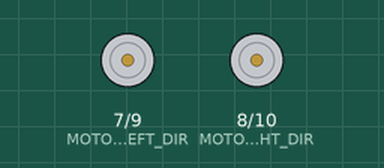
Recording of a sketch running on a simulated Arduino Uno, built with avr-gcc and run on an emulated ATmega328P. Shown: direction and speed pins drawn as motors (green arrow = direction pin HIGH = forward, orange = LOW = backward, longer = more drive).

Above: at 1.6 s.
At 6.31 s:
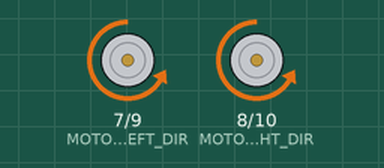
Timing chart, 0 to 7.2 s (numbered marks = the images above):
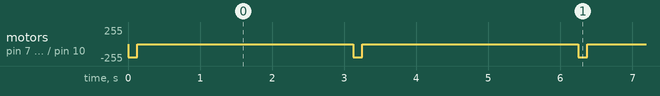

The sketch:

quay90do.ino
```cpp
#include <Arduino.h>

// Cấu hình chân
const uint8_t MOTOR_LEFT_DIR = 7;
const uint8_t MOTOR_RIGHT_DIR = 8;
const uint8_t MOTOR_LEFT_PWM = 9;
const uint8_t MOTOR_RIGHT_PWM = 10;

// Thời gian quay 90 độ (điều chỉnh theo thực tế)
const unsigned long TURN_TIME_90_DEGREES = 125;  // Đơn vị: ms (thử nghiệm để xác định giá trị chính xác)

void setup() {
  pinMode(MOTOR_LEFT_DIR, OUTPUT);
  pinMode(MOTOR_RIGHT_DIR, OUTPUT);
  pinMode(MOTOR_LEFT_PWM, OUTPUT);
  pinMode(MOTOR_RIGHT_PWM, OUTPUT);

  Serial.begin(9600);  // Debug qua Serial
}

void loop() {
  turnLeft90Degrees();
  delay(3000);
}
void turnLeft90Degrees() {
  digitalWrite(MOTOR_LEFT_DIR, LOW);
  analogWrite(MOTOR_LEFT_PWM, 200);
  digitalWrite(MOTOR_RIGHT_DIR, LOW);
  analogWrite(MOTOR_RIGHT_PWM, 200);
  delay(TURN_TIME_90_DEGREES);
  stopMotors();
  // digitalWrite(MOTOR_LEFT_DIR, HIGH);
  // analogWrite(MOTOR_LEFT_PWM, 255);
  // digitalWrite(MOTOR_RIGHT_DIR, LOW);
  // analogWrite(MOTOR_RIGHT_PWM, 233)
  // Serial.println("Hoàn thành quay trái 90 độ");
}

void stopMotors() {
  analogWrite(MOTOR_LEFT_PWM, 0);
  analogWrite(MOTOR_RIGHT_PWM, 0);
}
```

Measured:
- by itself, motor on pin 7 (MOTOR_LEFT_DIR) / pin 9 (MOTOR_LEFT_PWM), motor on pin 8 (MOTOR_RIGHT_DIR) / pin 10 (MOTOR_RIGHT_PWM): alternates backward 200/255 for 0.13 s and stopped for 3.0 s
